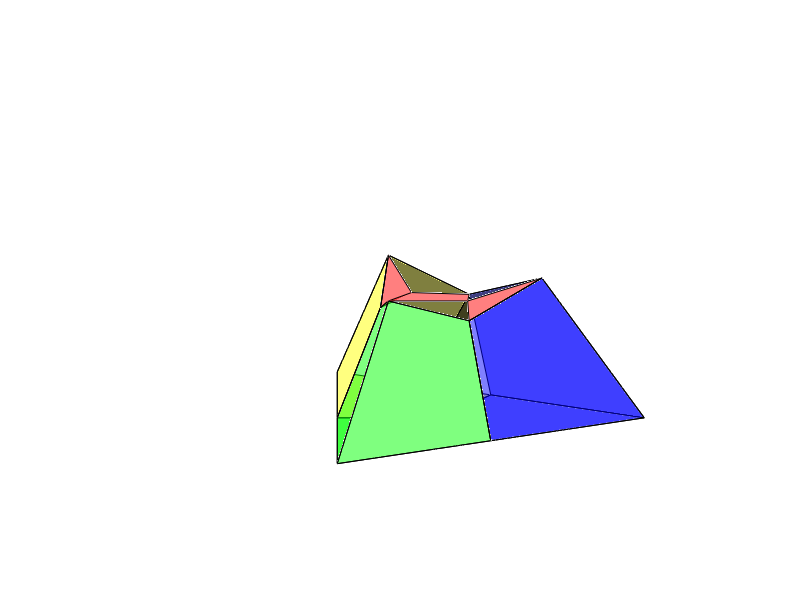

Reproduce this figure in MATLAB.
clear

s2c = @(rho,theta,phi) [rho*sin(theta)*cos(phi) rho*sin(theta)*sin(phi) rho*cos(theta)];
clf
figure(1)
XYZr = [s2c(1,0,0);
       s2c(tan(pi/6),acos(-1/3)/2,0);
       s2c(1/3,acos(-1/3)/2,pi/3);
       s2c(tan(pi/6),acos(-1/3)/2,2*pi/3);
       
       s2c(1,0,0);
       s2c(tan(pi/6),acos(-1/3)/2,2*pi/3);
       s2c(1/3,acos(-1/3)/2,pi);
       s2c(tan(pi/6),acos(-1/3)/2,4*pi/3);
       
       s2c(1,0,0);
       s2c(tan(pi/6),acos(-1/3)/2,4*pi/3);
       s2c(1/3,acos(-1/3)/2,-pi/3);
       s2c(tan(pi/6),acos(-1/3)/2,0);
       ];

Xr = XYZr(:,1);
Yr = XYZr(:,2);
Zr = XYZr(:,3);

XYZg = [s2c(1,acos(-1/3),0);
       s2c(tan(pi/6),acos(-1/3)/2,0);
       s2c(1/3,acos(-1/3)/2,pi/3);
       s2c(tan(pi/6),acos(tan(-pi/6)),pi/3);
       
       s2c(1,acos(-1/3),0);
       s2c(tan(pi/6),acos(tan(-pi/6)),pi/3);
       s2c(1/3,pi,0)
       s2c(tan(pi/6),acos(tan(-pi/6)),-pi/3);
       
       s2c(1,acos(-1/3),0);
       s2c(tan(pi/6),acos(tan(-pi/6)),-pi/3);
       s2c(1/3,acos(-1/3)/2,-pi/3);
       s2c(tan(pi/6),acos(-1/3)/2,0);
       ];

Xg = XYZg(:,1);
Yg = XYZg(:,2);
Zg = XYZg(:,3);

XYZb = [s2c(1,acos(-1/3),2*pi/3);
       s2c(tan(pi/6),acos(-1/3)/2,2*pi/3);
       s2c(1/3,acos(-1/3)/2,pi);
       s2c(tan(pi/6),acos(tan(-pi/6)),pi);
       
       s2c(1,acos(-1/3),2*pi/3);
       s2c(tan(pi/6),acos(tan(-pi/6)),pi);
       s2c(1/3,pi,0)
       s2c(tan(pi/6),acos(tan(-pi/6)),pi/3);
       
       s2c(1,acos(-1/3),2*pi/3);
       s2c(tan(pi/6),acos(tan(-pi/6)),pi/3);
       s2c(1/3,acos(-1/3)/2,pi/3);
       s2c(tan(pi/6),acos(-1/3)/2,2*pi/3);
       ];

Xb = XYZb(:,1);
Yb = XYZb(:,2);
Zb = XYZb(:,3);

XYZy = [s2c(1,acos(-1/3),4*pi/3);
       s2c(tan(pi/6),acos(-1/3)/2,4*pi/3);
       s2c(1/3,acos(-1/3)/2,-pi/3);
       s2c(tan(pi/6),acos(tan(-pi/6)),-pi/3);
       
       s2c(1,acos(-1/3),4*pi/3);
       s2c(tan(pi/6),acos(tan(-pi/6)),-pi/3);
       s2c(1/3,pi,0)
       s2c(tan(pi/6),acos(tan(-pi/6)),pi);
       
       s2c(1,acos(-1/3),4*pi/3);
       s2c(tan(pi/6),acos(tan(-pi/6)),pi);
       s2c(1/3,acos(-1/3)/2,pi);
       s2c(tan(pi/6),acos(-1/3)/2,4*pi/3);
       ];

Xy = XYZy(:,1);
Yy = XYZy(:,2);
Zy = XYZy(:,3);

XYZk = [s2c(0,0,0);
        s2c(1/3,acos(-1/3)/2,-pi/3);
        s2c(tan(pi/6),acos(tan(-pi/6)),-pi/3);
        s2c(1/3,pi,0);

        s2c(0,0,0);
        s2c(1/3,acos(-1/3)/2,pi/3);
        s2c(tan(pi/6),acos(tan(-pi/6)),pi/3);
        s2c(1/3,pi,0);

        s2c(0,0,0);
        s2c(1/3,acos(-1/3)/2,pi);
        s2c(tan(pi/6),acos(tan(-pi/6)),pi);
        s2c(1/3,pi,0);

        s2c(0,0,0);
        s2c(1/3,acos(-1/3)/2,-pi/3);
        s2c(tan(pi/6),acos(-1/3)/2,4*pi/3);
        s2c(1/3,acos(-1/3)/2,pi);

        s2c(0,0,0);
        s2c(1/3,acos(-1/3)/2,pi/3);
        s2c(tan(pi/6),acos(-1/3)/2,0);
        s2c(1/3,acos(-1/3)/2,-pi/3);
    
        s2c(0,0,0);
        s2c(1/3,acos(-1/3)/2,pi);
        s2c(tan(pi/6),acos(-1/3)/2,2*pi/3);
        s2c(1/3,acos(-1/3)/2,pi/3);
       ];

Xk = XYZk(:,1);
Yk = XYZk(:,2);
Zk = XYZk(:,3);

hold on
patch(Xr,Yr,Zr,'r','FaceAlpha',.5)
for k=1:3
    patch(Xg(4*k-3:4*k),Yg(4*k-3:4*k),Zg(4*k-3:4*k),'g','FaceAlpha',.5)
    patch(Xb(4*k-3:4*k),Yb(4*k-3:4*k),Zb(4*k-3:4*k),'b','FaceAlpha',.5)
    patch(Xy(4*k-3:4*k),Yy(4*k-3:4*k),Zy(4*k-3:4*k),'y','FaceAlpha',.5)
end
for k=1:6
    patch(Xk(4*k-3:4*k),Yk(4*k-3:4*k),Zk(4*k-3:4*k),'k','FaceAlpha',.5)
end
hold off

axis equal
grid off
view(120,15)
set(gca,'XColor','none','Ycolor','none','Zcolor','none')
saveas(gcf,'tetrahedron.png')